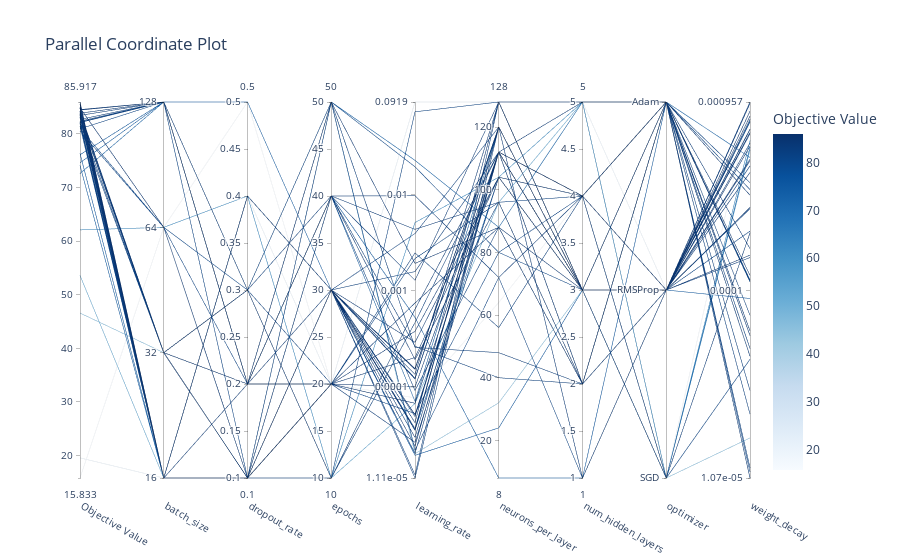

Notebook code for this chart:
### Code cell
# 2. Parallel coordinate plot
plot_parallel_coordinate(study).show()
